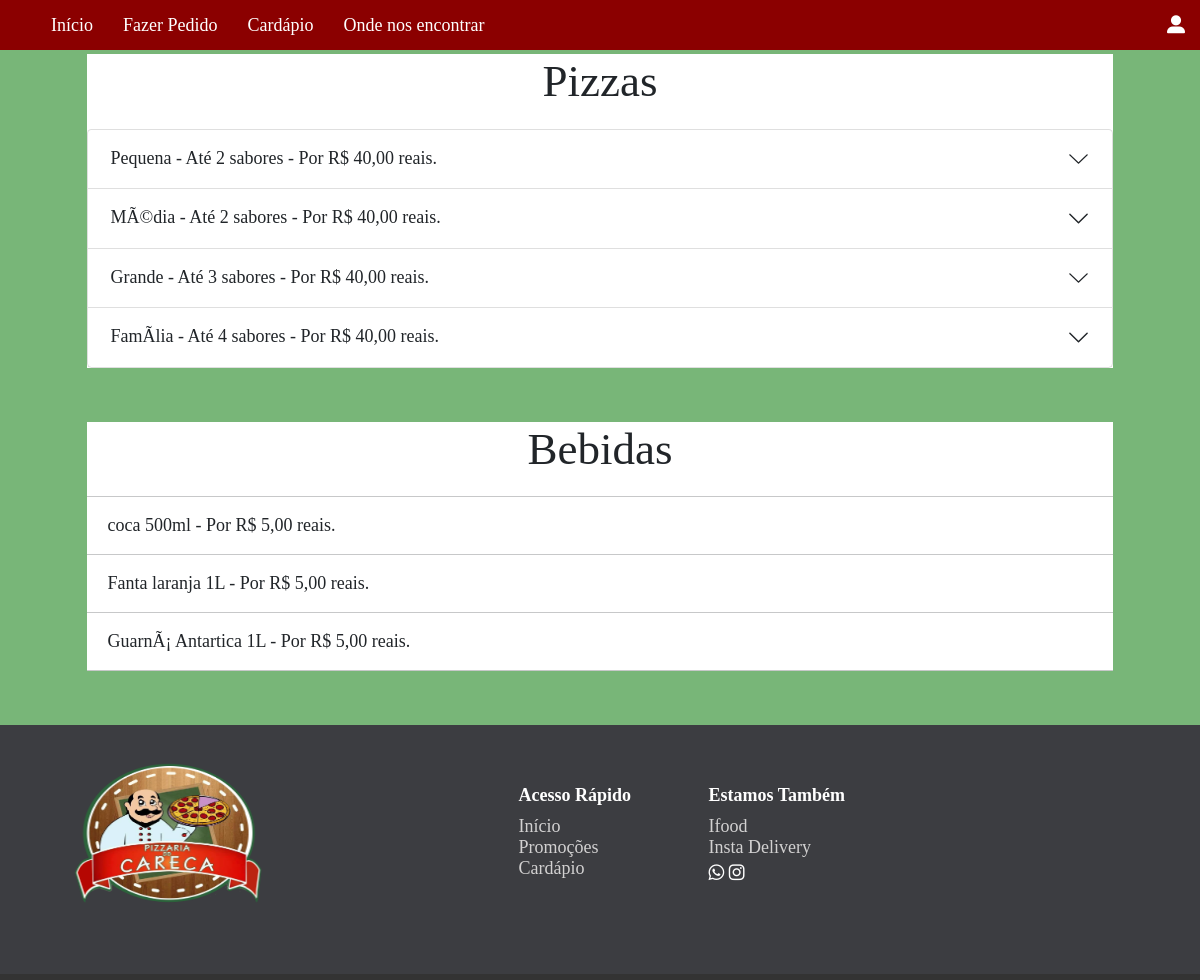
The app's page /cardapio.php, older data.
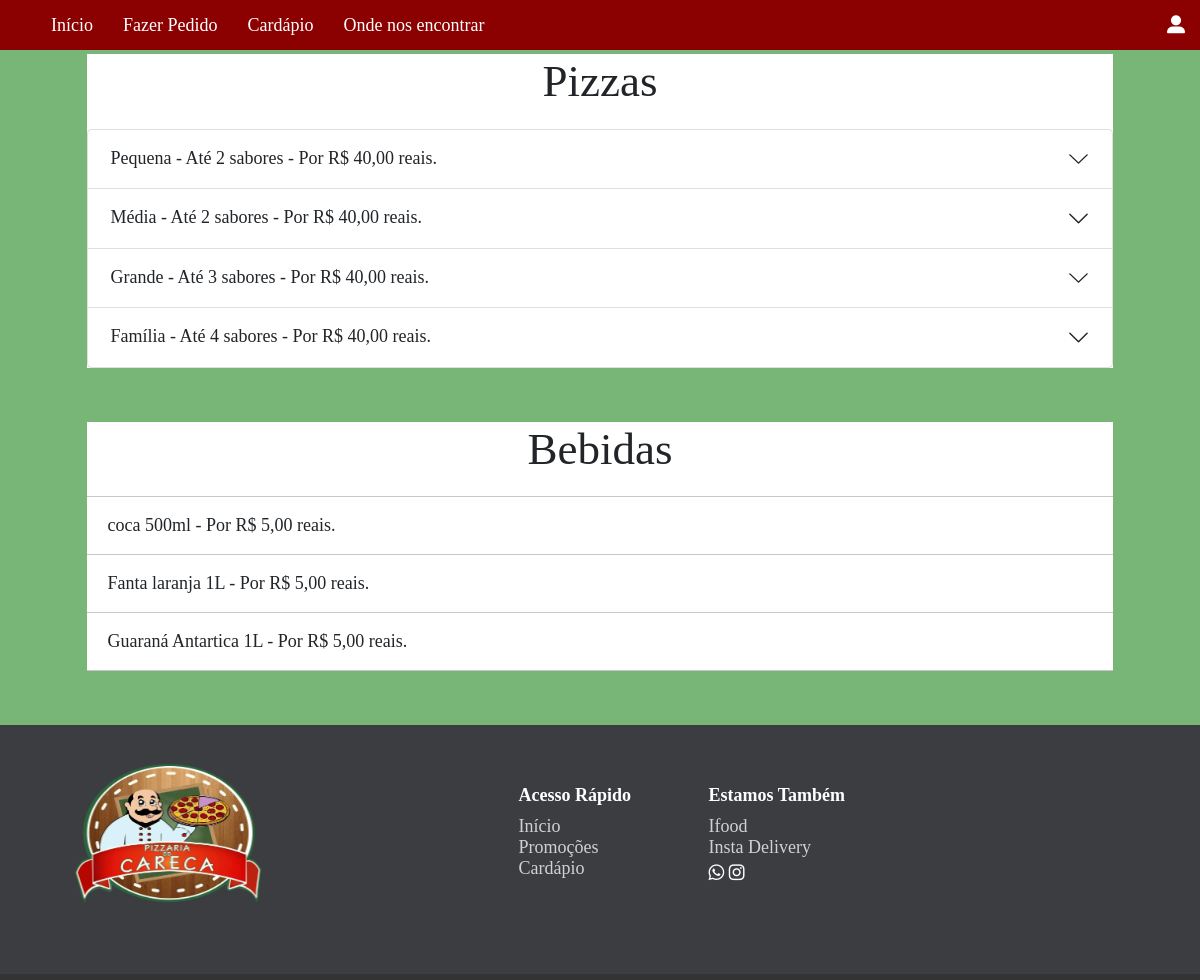
The same page, newer data.
### tables this page shows
CREATE TABLE `tamanho` (
  `idPizza` int(11) NOT NULL,
  `nome` text NOT NULL,
  `preco` double NOT NULL,
  `cardapio` enum('on','off') NOT NULL,
  `qtdeSabor` int(11) NOT NULL,
  `status` enum('on','off') NOT NULL
);

CREATE TABLE `bebida` (
  `nome` text NOT NULL,
  `preco` double NOT NULL,
  `cardapio` enum('on','off') NOT NULL,
  `idBebida` int(11) NOT NULL,
  `status` enum('on','off') NOT NULL
);

### cardapio.php (the view, shortened to what this page needs)
<!DOCTYPE html>
<html lang="pt-br">
<head>
  <link href="https://cdn.jsdelivr.net/npm/bootstrap@5.0.0-beta1/dist/css/bootstrap.min.css" rel="stylesheet">
  <link rel="stylesheet" href="css/cardapio.css">
</head>
<?php include "php/barra-menu.php"; ?>
<body>
<div class="geral">
    <div class="pizzas">
    <?php
          include "php\conexaoBD.php";
          $sql = "SELECT * FROM `tamanho` WHERE status='on'  and `cardapio`='on' order by preco ASC";
          $result = $conn->query($sql);
          if ($result->num_rows > 0) {
            $qtdeTamanhoCad=0;
            while($row = $result->fetch_assoc()) {
                $pizza[$qtdeTamanhoCad] = $row["nome"];
                $qtdeSabor[$qtdeTamanhoCad] = $row["qtdeSabor"];
                $preco = $row["preco"];
                $formatter = new NumberFormatter('pt-BR', NumberFormatter:: CURRENCY);
                $brl = $formatter->formatCurrency($preco, 'BRL');
                $qtdeTamanhoCad++;
              }
          }
          include "php\conexaoBD.php";
    echo " <h1>Pizzas</h1>
      <div class='accordion' id='accordionExample'>";
          for ($auxTamanho=0; $auxTamanho < $qtdeTamanhoCad; $auxTamanho++) {
            echo"
            <div class='accordion-item'>
              <h2 class='accordion-header' id='headingOne'>
                <button class='accordion-button collapsed' type='button' data-bs-toggle='collapse' data-bs-target='#a$auxTamanho' aria-expanded='true' aria-controls='a$auxTamanho'>
                  ";
                  $es="";
                  if($qtdeSabor[$auxTamanho]>1){
                    $es="es";
                  }
                  echo"
                  $pizza[$auxTamanho] - Até $qtdeSabor[$auxTamanho] sabor$es - Por $brl reais.
                </button>
              </h2>
              <div id='a$auxTamanho' class='accordion-collapse collapse' aria-labelledby='headingOne' data-bs-parent='#accordionExample'>
                <div class='accordion-body'>";
                echo "
                </div>
              </div>
            </div>
            ";
          }
      echo" </div>
      </div>
      ";
    ?>
    <div class="bebidas">
      <h1> Bebidas </h1>
      <?php
        $sql = "SELECT * FROM `bebida` WHERE status='on' and `cardapio`='on' order by nome";
        $result = $conn->query($sql);
        if ($result->num_rows > 0) {
          while($row = $result->fetch_assoc()) {
            $nome = $row["nome"];
            $preco = $row["preco"];
            $formatter = new NumberFormatter('pt-BR', NumberFormatter:: CURRENCY);
                $brl = $formatter->formatCurrency($preco, 'BRL');
            echo"
              <hr>
              <p>$nome - Por $brl reais.</p>
            ";
          }
          echo"<hr>";
        }
      ?>
    </div>
</div>
<footer> <?php include "rodape.html"; ?> </footer>
</body>
</html>

Row changes from the older to the newer data that the page shows:
changed bebida: nome "GuarnÃ¡ Antartica 1L" → "Guaraná Antartica 1L"
Text that changed along with them:
new list line: "Média - Até 2 sabor es - Por reais."
new list line: "R$ 40,00"
new list line: "Família - Até 4 sabor es - Por reais."
list line gone: "MÃ©dia - Até 2 sabor es - Por reais."
list line gone: "R$ 40,00"
list line gone: "FamÃ­lia - Até 4 sabor es - Por reais."
